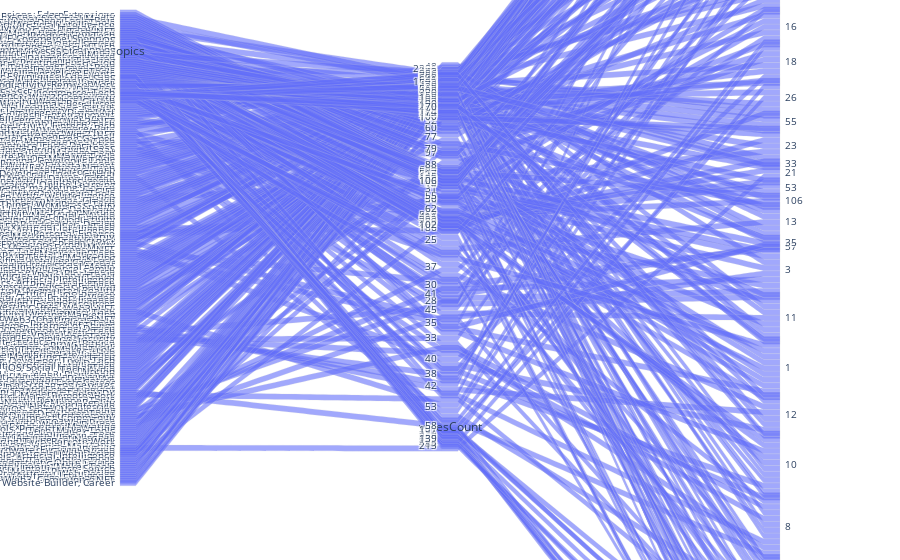

Notebook code cell kept with this figure:
### Code cell
import pandas as pd
import plotly.express as px

df = pd.read_csv('posts_Year_2022_01_updated.csv')

fig = px.parallel_categories(df, dimensions=['topics', 'votesCount', 'commentsCount'])
fig.show()

### Figure 1 — Plotly figure (JSON) as saved in the notebook; plotly's stock layout.template omitted (floating-point values rounded to 4 significant figures; data arrays with more than 128 entries replaced by an {"elided": "..."} marker saying what was removed)
{"data": [{"dimensions": [{"label": "topics", "values": {"elided": "316 str values"}}, {"label": "votesCount", "values": {"elided": "316 int values"}}, {"label": "commentsCount", "values": {"elided": "316 int values"}}], "domain": {"x": [0, 1], "y": [0, 1]}, "name": "", "type": "parcats"}], "layout": {"legend": {"tracegroupgap": 0}, "margin": {"t": 60}}}
